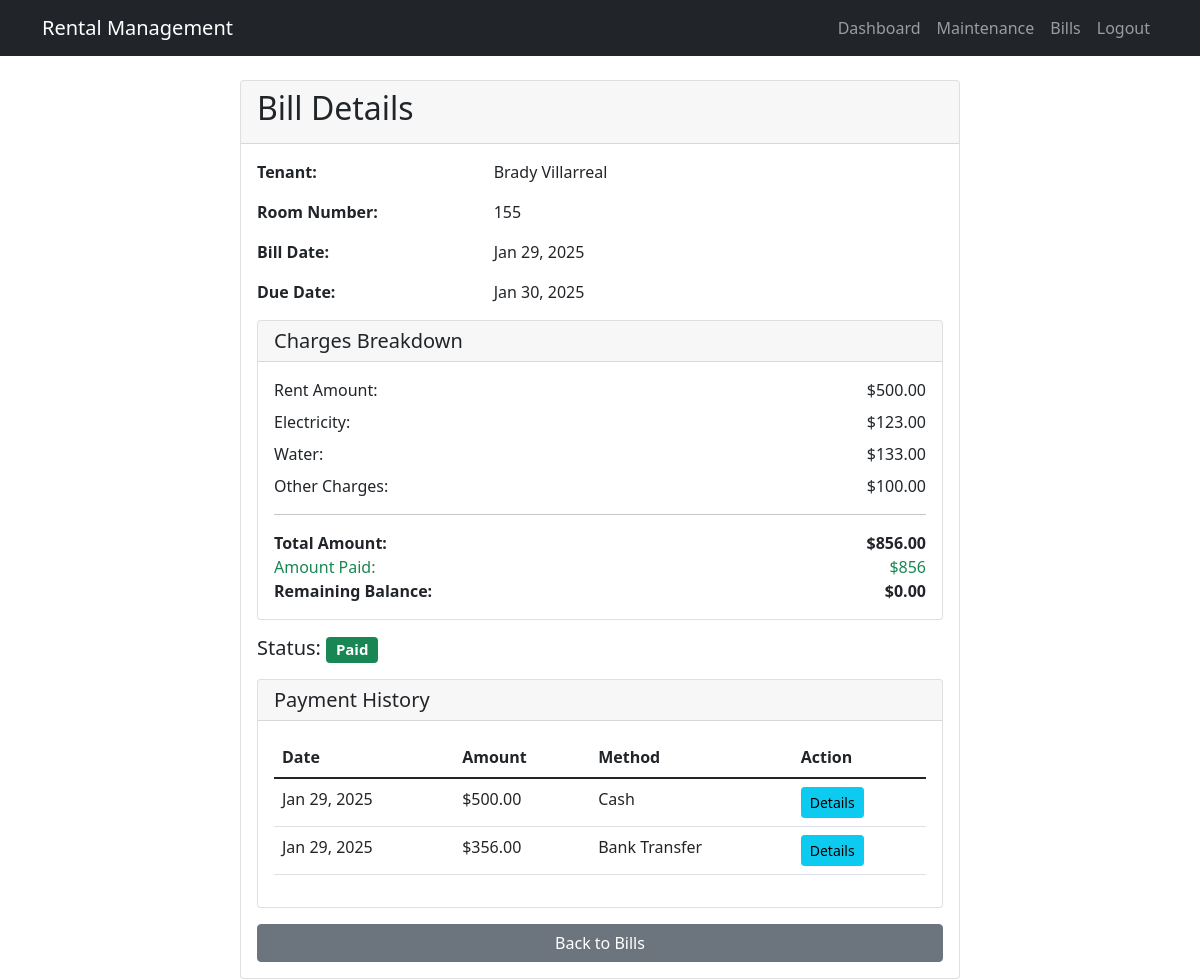
The app's page /bills/1/ (signed in) with its own data.
### core/models.py (models this page shows, shortened)
class Bill(models.Model):
    STATUS_CHOICES = [
        ('PENDING', 'Pending'),
        ('PAID', 'Paid'),
        ('OVERDUE', 'Overdue')
    ]
    tenant = models.ForeignKey(Tenant, on_delete=models.CASCADE)
    bill_date = models.DateField()
    due_date = models.DateField()
    rent_amount = models.DecimalField(max_digits=10, decimal_places=2)
    electricity_amount = models.DecimalField(max_digits=10, decimal_places=2)
    water_amount = models.DecimalField(max_digits=10, decimal_places=2)
    other_charges = models.DecimalField(max_digits=10, decimal_places=2, default=0)
    status = models.CharField(max_length=10, choices=STATUS_CHOICES, default='PENDING')
    paid_date = models.DateField(null=True, blank=True)
    @property
    def total_amount(self):
        return (self.rent_amount + self.electricity_amount +
                self.water_amount + self.other_charges)

class Tenant(models.Model):
    user = models.OneToOneField(User, on_delete=models.CASCADE)
    room = models.ForeignKey(Room, on_delete=models.SET_NULL, null=True, blank=True)
    emergency_contact = models.CharField(max_length=100)
    emergency_phone = models.CharField(max_length=15)
    lease_start = models.DateField()
    lease_end = models.DateField()
    documents = models.FileField(upload_to='tenant_documents/', blank=True)

class User(AbstractUser):
    USER_TYPE_CHOICES = [
        ('ADMIN', 'Admin'),
        ('STAFF', 'Staff'),
        ('TENANT', 'Tenant')
    ]
    user_type = models.CharField(max_length=10, choices=USER_TYPE_CHOICES)
    phone = models.CharField(max_length=15, blank=True)

class Room(models.Model):
    number = models.CharField(max_length=10, unique=True)
    floor = models.IntegerField()
    rent_amount = models.DecimalField(max_digits=10, decimal_places=2)
    is_occupied = models.BooleanField(default=False)
    description = models.TextField(blank=True)

class Payment(models.Model):
    PAYMENT_METHOD_CHOICES = [
        ('CASH', 'Cash'),
        ('BANK_TRANSFER', 'Bank Transfer'),
        ('ONLINE', 'Online Payment')
    ]
    bill = models.ForeignKey(Bill, on_delete=models.CASCADE)
    amount = models.DecimalField(max_digits=10, decimal_places=2)
    payment_date = models.DateTimeField(auto_now_add=True)
    payment_method = models.CharField(max_length=20, choices=PAYMENT_METHOD_CHOICES)
    transaction_id = models.CharField(max_length=100, blank=True)
    notes = models.TextField(blank=True)

### core/views.py (the view)
# urls.py: path('bills/<int:bill_id>/', views.bill_detail, name='bill_detail'),
@login_required
def bill_detail(request, bill_id):
    bill = get_object_or_404(Bill, id=bill_id)
    if request.user.user_type == 'TENANT' and bill.tenant.user != request.user:
        messages.error(request, 'You do not have permission to view this bill.')
        return redirect('bill_list')
    payments = Payment.objects.filter(bill=bill)
    total_paid = payments.aggregate(Sum('amount'))['amount__sum'] or Decimal('0')
    remaining_amount = bill.total_amount - total_paid
    return render(request, 'core/bills/detail.html', {
        'bill': bill,
        'payments': payments,
        'total_paid': total_paid,
        'remaining_amount': remaining_amount
    })

### templates/core/bills/detail.html (shortened to what this page needs)
{% extends 'core/base.html' %}
{% block content %}
<div class="container">
    <div class="row justify-content-center">
        <div class="col-md-8">
            <div class="card">
                <div class="card-header">
                    <h2>Bill Details</h2>
                </div>
                <div class="card-body">
                    <div class="row mb-3">
                        <div class="col-md-4 fw-bold">Tenant:</div>
                        <div class="col-md-8">{{ bill.tenant.user.get_full_name }}</div>
                    </div>
                    <div class="row mb-3">
                        <div class="col-md-4 fw-bold">Room Number:</div>
                        <div class="col-md-8">{{ bill.tenant.room.number }}</div>
                    </div>
                    <div class="row mb-3">
                        <div class="col-md-4 fw-bold">Bill Date:</div>
                        <div class="col-md-8">{{ bill.bill_date|date:"M d, Y" }}</div>
                    </div>
                    <div class="row mb-3">
                        <div class="col-md-4 fw-bold">Due Date:</div>
                        <div class="col-md-8">{{ bill.due_date|date:"M d, Y" }}</div>
                    </div>
                    <div class="card mb-3">
                        <div class="card-header">
                            <h5 class="mb-0">Charges Breakdown</h5>
                        </div>
                        <div class="card-body">
                            <div class="row mb-2">
                                <div class="col-md-6">Rent Amount:</div>
                                <div class="col-md-6 text-end">${{ bill.rent_amount }}</div>
                            </div>
                            <div class="row mb-2">
                                <div class="col-md-6">Electricity:</div>
                                <div class="col-md-6 text-end">${{ bill.electricity_amount }}</div>
                            </div>
                            <div class="row mb-2">
                                <div class="col-md-6">Water:</div>
                                <div class="col-md-6 text-end">${{ bill.water_amount }}</div>
                            </div>
                            {% if bill.other_charges %}
                                <div class="row mb-2">
                                    <div class="col-md-6">Other Charges:</div>
                                    <div class="col-md-6 text-end">${{ bill.other_charges }}</div>
                                </div>
                            {% endif %}
                            <hr>
                            <div class="row fw-bold">
                                <div class="col-md-6">Total Amount:</div>
                                <div class="col-md-6 text-end">${{ bill.total_amount }}</div>
                            </div>
                            <div class="row text-success">
                                <div class="col-md-6">Amount Paid:</div>
                                <div class="col-md-6 text-end">${{ total_paid }}</div>
                            </div>
                            <div class="row fw-bold {% if remaining_amount > 0 %}text-danger{% endif %}">
                                <div class="col-md-6">Remaining Balance:</div>
                                <div class="col-md-6 text-end">${{ remaining_amount }}</div>
                            </div>
                        </div>
                    </div>
                    <div class="mb-3">
                        <h5>Status:
                            <span class="badge {% if bill.status == 'PENDING' %}bg-warning
                                           {% elif bill.status == 'PAID' %}bg-success
                                           {% else %}bg-danger{% endif %}">
                                {{ bill.get_status_display }}
                            </span>
                        </h5>
                    </div>
                    {% if payments %}
                        <div class="card mb-3">
                            <div class="card-header">
                                <h5 class="mb-0">Payment History</h5>
                            </div>
                            <div class="card-body">
                                <div class="table-responsive">
                                    <table class="table">
                                        <thead>
                                            <tr>
                                                <th>Date</th>
                                                <th>Amount</th>
                                                <th>Method</th>
                                                <th>Action</th>
                                            </tr>
                                        </thead>
                                        <tbody>
                                            {% for payment in payments %}
                                                <tr>
                                                    <td>{{ payment.payment_date|date:"M d, Y" }}</td>
                                                    <td>${{ payment.amount }}</td>
                                                    <td>{{ payment.get_payment_method_display }}</td>
                                                    <td>
                                                        <a href="{% url 'payment_detail' payment.id %}"
                                                           class="btn btn-sm btn-info">Details</a>
                                                    </td>
                                                </tr>
                                            {% endfor %}
                                        </tbody>
                                    </table>
                                </div>
                            </div>
                        </div>
                    {% endif %}
                    <div class="d-grid gap-2">
                        <a href="{% url 'bill_list' %}" class="btn btn-secondary">Back to Bills</a>
                    </div>
                </div>
            </div>
        </div>
    </div>
</div>
{% endblock %}

### templates/core/base.html (shortened to what this page needs)
<!DOCTYPE html>
<html lang="en">
<head>
    <link href="https://cdn.jsdelivr.net/npm/bootstrap@5.1.3/dist/css/bootstrap.min.css" rel="stylesheet">
</head>
<body>
    <nav class="navbar navbar-expand-lg navbar-dark bg-dark">
        <div class="container">
            <a class="navbar-brand" href="{% url 'home' %}">Rental Management</a>
            <div class="collapse navbar-collapse" id="navbarNav">
                <ul class="navbar-nav ms-auto">
                    {% if user.is_authenticated %}
                    <li class="nav-item">
                        <a class="nav-link" href="{% url 'dashboard' %}">Dashboard</a>
                    </li>
                    <li class="nav-item">
                        <a class="nav-link" href="{% url 'maintenance_list' %}">Maintenance</a>
                    </li>
                    <li class="nav-item">
                        <a class="nav-link" href="{% url 'bill_list' %}">Bills</a>
                    </li>
                    <li class="nav-item">
                        <a class="nav-link" href="{% url 'logout' %}">Logout</a>
                    </li>
                    {% endif %}
                </ul>
            </div>
        </div>
    </nav>
    <div class="container mt-4">
        {% block content %}
        {% endblock %}
    </div>
</body>
</html>

### records on screen
Bill: tenant.user.get_full_name "Brady Villarreal", tenant.room.number "155", bill_date "Jan 29, 2025", due_date "Jan 30, 2025", rent_amount "500.00", electricity_amount "123.00", water_amount "133.00", other_charges "100.00", total_amount "856.00", status "Paid"
Payment: payment_date "Jan 29, 2025", amount "500.00", payment_method "Cash"
Payment: payment_date "Jan 29, 2025", amount "356.00", payment_method "Bank Transfer"

### other values on screen
{{ total_paid }} "856"
{{ remaining_amount }} "0.00"
